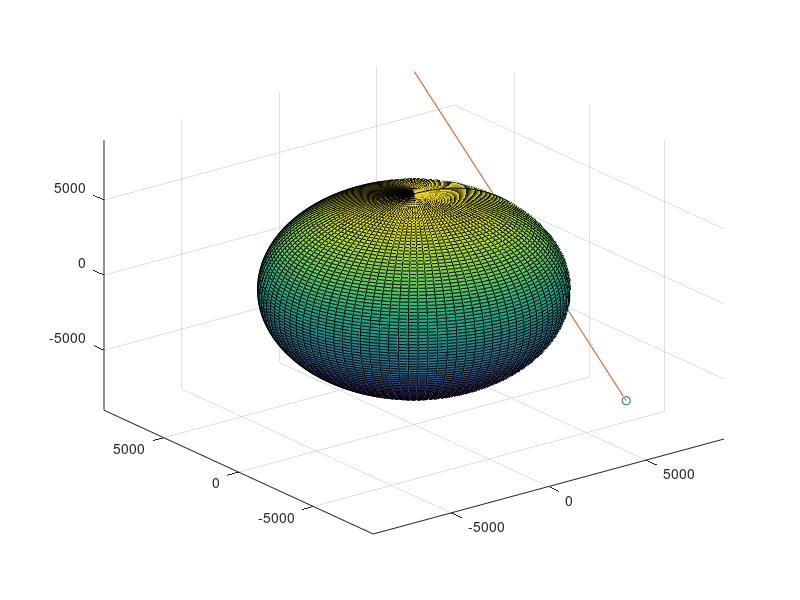

MATLAB code for this plot:
%code for showing whether there is an eclipse between satellite, earth, and
%sun. If earth is between sun and satellite, there is an eclipse.
%Purpose of this code is to generate conditions for pytests

%All distances in kilometers
close all

earth = [0,0,0];
Re = 6371
r_sat = [5900,-6500,-6500]
r_Earth2Sun = [1e7,  1.50147817e8,  1.4e8]

[x,y,z] = sphere(100);
figure
surf(Re*x,Re*y,Re*z)
line = [r_Earth2Sun;r_sat];
hold on
plot3(r_sat(1),r_sat(2),r_sat(3),'o')
plot3(line(:,1),line(:,2),line(:,3))
limit = 9000;
axis([-limit,limit,-limit,limit,-limit,limit])